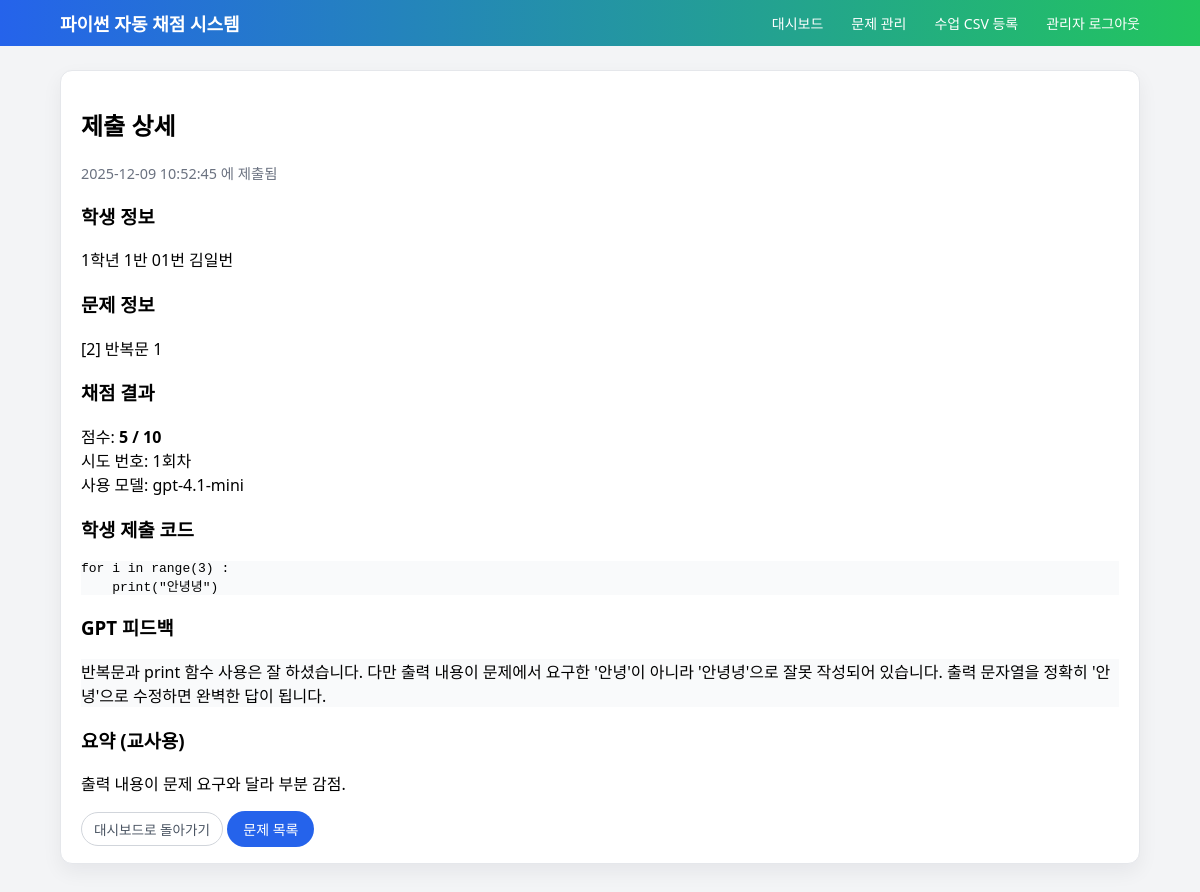
The page /admin/submission/3 (signed in) on the database its author committed.
### models.py (models this page shows, shortened)
class Submission(db.Model):
    id = db.Column(db.Integer, primary_key=True)
    student_id = db.Column(
        db.Integer, db.ForeignKey("student.id"), nullable=False
    )
    problem_id = db.Column(
        db.Integer, db.ForeignKey("problem.id"), nullable=False
    )
    code = db.Column(db.Text, nullable=False)
    score = db.Column(db.Integer, nullable=True)
    max_score = db.Column(db.Integer, nullable=True)
    feedback = db.Column(db.Text, nullable=True)
    summary = db.Column(db.Text, nullable=True)
    attempt_no = db.Column(db.Integer, nullable=True)        # 몇 번째 시도인지
    gpt_model = db.Column(db.String(100), nullable=True)
    created_at = db.Column(db.DateTime, default=datetime.utcnow)

class Student(db.Model):
    id = db.Column(db.Integer, primary_key=True)
    grade = db.Column(db.Integer, nullable=False)
    class_no = db.Column(db.Integer, nullable=False)
    student_no = db.Column(db.Integer, nullable=False)
    name = db.Column(db.String(50), nullable=False)
    created_at = db.Column(db.DateTime, default=datetime.utcnow)
    submissions = db.relationship("Submission", backref="student", lazy=True)
    enrollments = db.relationship("Enrollment", backref="student", lazy=True)

class Problem(db.Model):
    id = db.Column(db.Integer, primary_key=True)
    title = db.Column(db.String(200), nullable=False)
    description = db.Column(db.Text, nullable=False)
    sample_input = db.Column(db.Text, nullable=True)
    sample_output = db.Column(db.Text, nullable=True)
    answer_code = db.Column(db.Text, nullable=False)
    rubric = db.Column(db.Text, nullable=False)
    is_open = db.Column(db.Boolean, default=False)
    max_score = db.Column(db.Integer, default=10)
    created_at = db.Column(db.DateTime, default=datetime.utcnow)
    updated_at = db.Column(
        db.DateTime, default=datetime.utcnow, onupdate=datetime.utcnow
    )
    submissions = db.relationship("Submission", backref="problem", lazy=True)

### app.py (the view)
    @app.route("/admin/submission/<int:submission_id>")
    @admin_login_required
    def admin_submission_detail(submission_id):
        sub = Submission.query.get_or_404(submission_id)
        return render_template("admin/submission_detail.html", submission=sub)

### app.py (called while the page is built)
def admin_login_required(f):
    @wraps(f)
    def wrapper(*args, **kwargs):
        if "admin_id" not in session:
            flash("관리자 로그인이 필요합니다.")
            return redirect(url_for("admin_login"))
        return f(*args, **kwargs)
    return wrapper

### templates/admin/submission_detail.html (shortened to what this page needs)
{% extends "base.html" %}
{% block content %}
<div class="card">
  <h2>제출 상세</h2>
  <p class="text-muted" style="margin-bottom:12px;">
    {{ submission.created_at.strftime("%Y-%m-%d %H:%M:%S") }} 에 제출됨
  </p>
  <h3 class="subheading">학생 정보</h3>
  <p>
    {{ submission.student.grade }}학년
    {{ submission.student.class_no }}반
    {{ "%02d"|format(submission.student.student_no) }}번
    {{ submission.student.name }}
  </p>
  <h3 class="subheading">문제 정보</h3>
  <p>
    [{{ submission.problem.id }}] {{ submission.problem.title }}
  </p>
  <h3 class="subheading">채점 결과</h3>
  <p>
    점수: <strong>{{ submission.score }} / {{ submission.max_score }}</strong><br>
    시도 번호: {{ submission.attempt_no or 1 }}회차<br>
    사용 모델: {{ submission.gpt_model or "알 수 없음" }}
  </p>
  <h3 class="subheading">학생 제출 코드</h3>
  <pre class="code-block"><code>{{ submission.code | e }}</code></pre>
  <h3 class="subheading">GPT 피드백</h3>
  <div class="code-block">
    {{ submission.feedback | e | replace('\n', '<br>') | safe }}
  </div>
  {% if submission.summary %}
    <h3 class="subheading">요약 (교사용)</h3>
    <p>{{ submission.summary }}</p>
  {% endif %}
  <div style="margin-top:16px;">
    <a href="{{ url_for('admin_dashboard') }}" class="btn btn-secondary">
      대시보드로 돌아가기
    </a>
    <a href="{{ url_for('admin_problem_list') }}" class="btn">
      문제 목록
    </a>
  </div>
</div>
{% endblock %}

### static/css/main.css (style rules this page uses)
body { font-family: system-ui, -apple-system, BlinkMacSystemFont, sans-serif; margin: 0; background: #f3f4f6; }
.card { background: #fff; border-radius: 12px; padding: 16px 20px; box-shadow: 0 10px 30px rgba(15, 23, 42, 0.08); margin-bottom: 16px; }
.btn { display: inline-block; padding: 8px 14px; border-radius: 999px; border: none; background: #2563eb; color: #fff; text-decoration: none; font-size: 0.9rem; cursor: pointer; }
.btn-secondary { background: #6b7280; }
.text-muted { color: #6b7280; font-size: 0.9rem; }
.code-block { background: #f9fafb }
body { margin: 0; font-family: system-ui, -apple-system, BlinkMacSystemFont, "Segoe UI", sans-serif; background: #f3f4f6; }
.card { background: white; border-radius: 16px; padding: 20px 24px; box-shadow: 0 15px 35px rgba(15, 23, 42, 0.08); }
.btn { display: inline-block; border-radius: 999px; border: none; background: #2563eb; color: white; padding: 8px 16px; font-size: 14px; cursor: pointer; text-decoration: none; }
.btn-secondary { background: #4b5563; }
.card { background: #ffffff; border-radius: 12px; padding: 16px 20px; box-shadow: 0 8px 20px rgba(15, 23, 42, 0.06); border: 1px solid #e5e7eb; }
.btn-secondary { display: inline-flex; align-items: center; gap: 4px; padding: 6px 12px; border-radius: 999px; border: 1px solid #d1d5db; background: #ffffff; color: #4b5563; font-size: 0.85rem; text-decoration: none; box-shadow: none; cursor: pointer; transition: background-color 0.15s ease, border-color 0.15s ease, color 0.15s ease, transform 0.05s ease; }

### rows shown on the page
Submission: created_at "2025-12-09 10:52:45", score "5", max_score "10", attempt_no "1", gpt_model "gpt-4.1-mini", code "for i in range(3) : print(\"안녕녕\")", feedback "반복문과 print 함수 사용은 잘 하셨습니다. 다만 출력 내용이 문제에서 요구한 '안녕'이 아니라 '안녕녕'으로 잘못 작성되어 있습니다. 출력 문자열을 정확히 '안녕'으로 수정하면 완벽한 답이 됩니다.", summary "출력 내용이 문제 요구와 달라 부분 감점."
Student: student.grade "1", student.class_no "1", student.student_no "01", student.name "김일번"
Problem: problem.id "2", problem "반복문 1"
